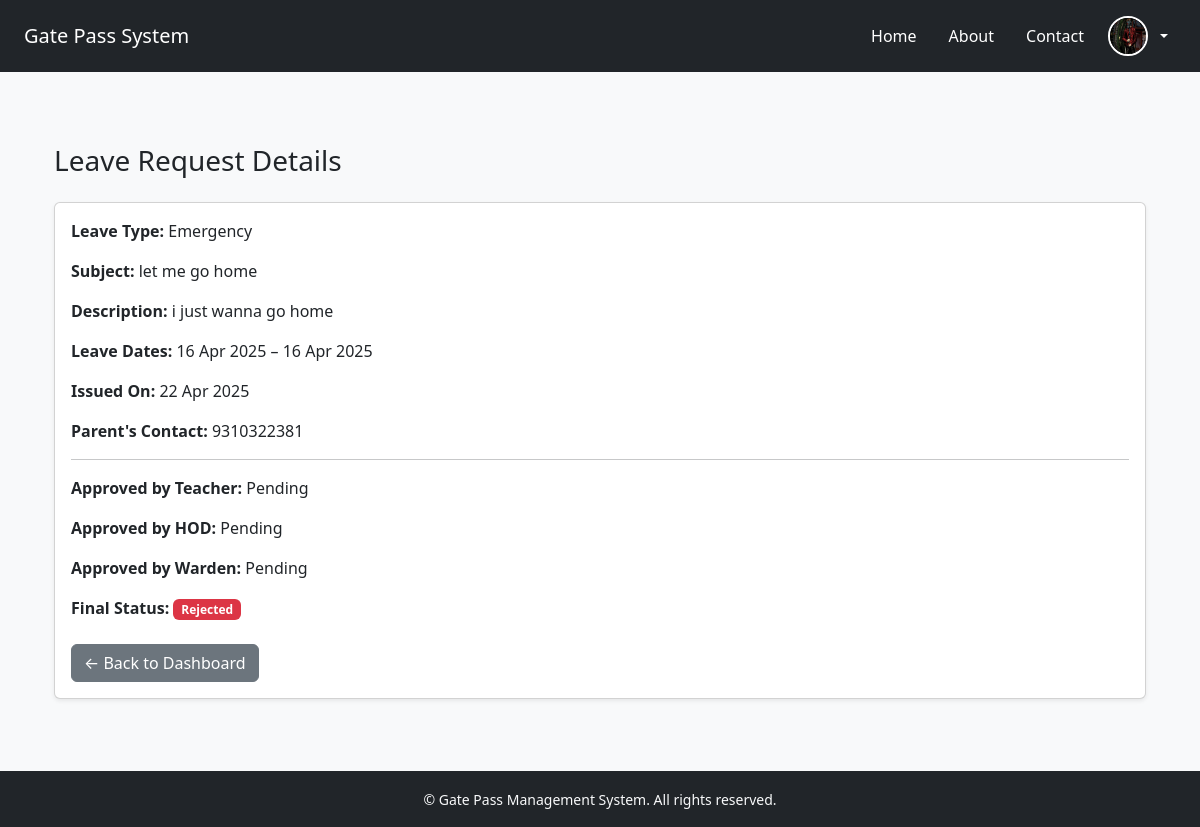
Screenshot of /leave_req?leave_id=2 (signed in) with the database file from the repository.
### app/models.py (models this page shows)
class User(db.Model, UserMixin):
    id = db.Column(db.Integer, primary_key=True)
    username = db.Column(db.String(50), unique=True, nullable=False)
    email = db.Column(db.String(100), unique=True, nullable=False)
    password = db.Column(db.String(100), nullable=False)
    name = db.Column(db.String(100), nullable=False)
    dob = db.Column(db.Date)
    mobile = db.Column(db.String(15))
    usertype = db.Column(db.String(255))
    photo = db.Column(db.String(255))
    student_profile = db.relationship('Student', backref='user', uselist=False)
    faculty_profile = db.relationship('Faculty', backref='user', uselist=False)

class LeaveRequest(db.Model):
    id = db.Column(db.Integer, primary_key=True)
    student_id = db.Column(db.Integer, db.ForeignKey('student.id'), nullable=False)
    type = db.Column(db.String(50))  # e.g. Medical, Personal, etc.
    subject = db.Column(db.String(100))
    description = db.Column(db.Text)
    starting_date = db.Column(db.Date)
    ending_date = db.Column(db.Date)
    issue_date = db.Column(db.DateTime)
    parents_number = db.Column(db.String(15))
    approvedby_teacher = db.Column(db.String(100))
    approvedby_hod = db.Column(db.String(100))
    approvedby_warden = db.Column(db.String(100))
    final_status = db.Column(db.String(50))  # e.g. Pending, Approved, Rejected

### app/routes/student_routes.py (the view, shortened to what this page needs)
@stud_bp.route("/leave_req", methods=["GET", "POST"])
@login_required
def leave_req():
    leave_id = request.args.get("leave_id")
    if leave_id:
        leave = LeaveRequest.query.get_or_404(leave_id)
        if leave.student_id != current_user.student_profile.id:
            flash("Unauthorized access to leave request.", "danger")
            return redirect(url_for("stud.student_dashboard"))
        return render_template("leave_request_view.html", leave=leave)
    return render_template("leave_request.html")

### app/__init__.py (called while the page is built)
@login_manager.user_loader
def load_user(user_id):
    return User.query.get(int(user_id))

### app/templates/leave_request_view.html (shortened to what this page needs)
{% extends "base.html" %}
{% block content %}
<div class="container py-5">
  <h3 class="mb-4">Leave Request Details</h3>
  <div class="card shadow-sm">
    <div class="card-body">
      <p><strong>Leave Type:</strong> {{ leave.type|capitalize }}</p>
      <p><strong>Subject:</strong> {{ leave.subject }}</p>
      <p><strong>Description:</strong> {{ leave.description }}</p>
      <p><strong>Leave Dates:</strong> {{ leave.starting_date.strftime('%d %b %Y') }} – {{ leave.ending_date.strftime('%d %b %Y') }}</p>
      <p><strong>Issued On:</strong> {{ leave.issue_date.strftime('%d %b %Y') if leave.issue_date else 'Not issued yet' }}</p>
      <p><strong>Parent's Contact:</strong> {{ leave.parents_number }}</p>
      <hr>
      <p><strong>Approved by Teacher:</strong> {{ leave.approvedby_teacher }}</p>
      <p><strong>Approved by HOD:</strong> {{ leave.approvedby_hod }}</p>
      <p><strong>Approved by Warden:</strong> {{ leave.approvedby_warden }}</p>
      <p><strong>Final Status:</strong>
        {% if leave.final_status == 'Pending' %}
          <span class="badge bg-warning text-dark">Pending</span>
        {% elif leave.final_status == 'Approved' %}
          <span class="badge bg-success">Approved</span>
        {% else %}
          <span class="badge bg-danger">Rejected</span>
        {% endif %}
      </p>
      <div class="mt-4">
        <a href="{{ url_for('stud.student_dashboard') }}" class="btn btn-secondary">← Back to Dashboard</a>
      </div>
    </div>
  </div>
</div>
{% endblock %}

### app/templates/base.html (shortened to what this page needs)
<!DOCTYPE html>
<html lang="en">
<head>
  <link href="https://cdn.jsdelivr.net/npm/bootstrap@5.3.2/dist/css/bootstrap.min.css" rel="stylesheet">
  <link href="https://cdn.jsdelivr.net/npm/bootstrap-icons@1.10.5/font/bootstrap-icons.css" rel="stylesheet">
</head>
<body class="d-flex flex-column min-vh-100 bg-light">
<nav class="navbar navbar-expand-lg navbar-dark bg-dark">
  <div class="container-fluid px-4">
    <a id="nav-title" class="navbar-brand" href="/">Gate Pass System</a>
    <div class="collapse navbar-collapse justify-content-end" id="navbarNav">
      <ul class="navbar-nav align-items-lg-center">
        <li class="nav-item mx-2">
          <a class="nav-link text-white" href="/">Home</a>
        </li>
        <li class="nav-item mx-2">
          <a class="nav-link text-white" href="/about">About</a>
        </li>
        <li class="nav-item mx-2">
          <a class="nav-link text-white" href="/contact">Contact</a>
        </li>
        {% if current_user.is_authenticated %}
        <li class="nav-item dropdown">
          <a class="nav-link dropdown-toggle text-white d-flex align-items-center" href="#" id="navbarProfileDropdown"
             role="button" data-bs-toggle="dropdown" aria-expanded="false">
            {% if current_user.photo %}
            <img src="{{ url_for('static', filename='profile/' + current_user.photo) }}" alt="Profile Picture"
                 class="rounded-circle me-2 border border-2 border-white" width="40" height="40">
            {% else %}
            <img src="{{ url_for('static', filename='profile/default-avatar.png') }}" alt="Profile"
                 class="rounded-circle me-2 border border-2 border-white" width="40" height="40">
            {% endif %}
          </a>
        </li>
        {% else %}
        <li class="nav-item ms-lg-3 mt-2 mt-lg-0">
          <a class="btn btn-outline-light px-3" href="{{ url_for('auth.login') }}">Login</a>
        </li>
        {% endif %}
      </ul>
    </div>
  </div>
</nav>
  <main class="flex-grow-1 py-4">
    <div class="container">
      {% block content %}{% endblock %}
    </div>
  </main>
  <footer class="bg-dark text-light py-3 mt-auto">
    <div class="container text-center">
      <small>&copy; {{ current_year }} Gate Pass Management System. All rights reserved.</small>
    </div>
  </footer>
</body>
</html>

### rows the page displays
User: photo (picture)
LeaveRequest: type "Emergency", subject "let me go home", description "i just wanna go home", starting_date "16 Apr 2025", ending_date "16 Apr 2025", issue_date "22 Apr 2025", parents_number "9310322381", approvedby_teacher "Pending", approvedby_hod "Pending", approvedby_warden "Pending"
